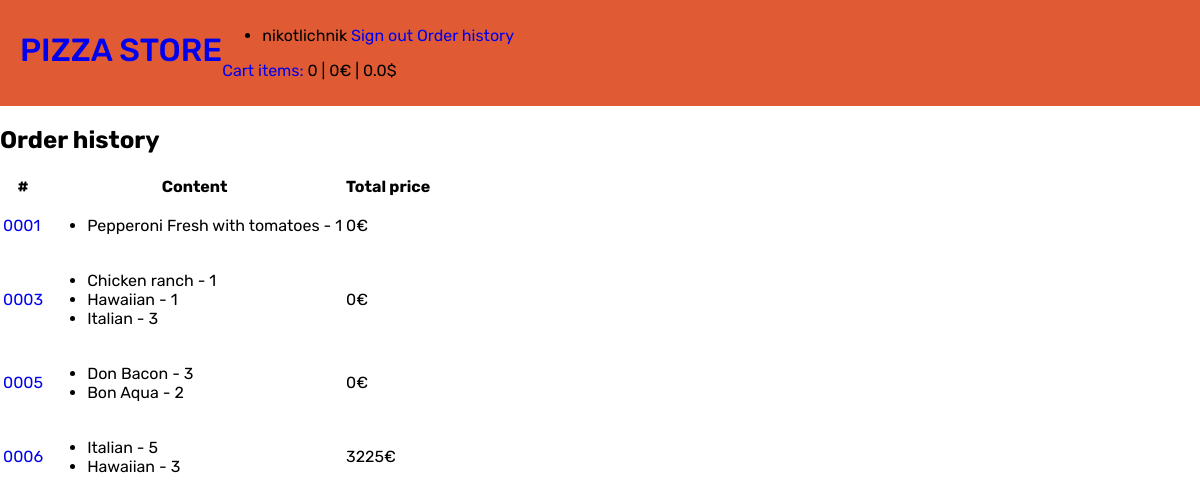
The app's page /orders (signed in), older data.
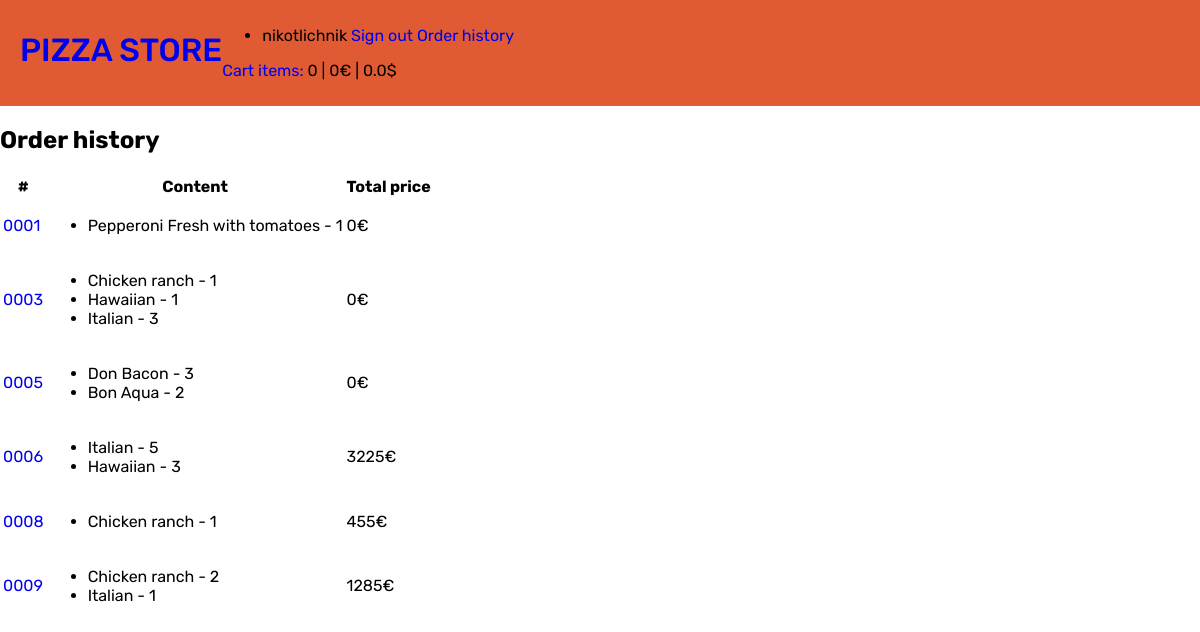
The same page, newer data.
### pizza_store_app/models.py (models this page shows, shortened)
class Order(models.Model):
    customer = models.ForeignKey(Customer, on_delete=models.CASCADE, verbose_name='Покупатель')
    date = models.DateTimeField(verbose_name='Дата', auto_now_add=True)
    address = models.TextField(verbose_name='Адрес доставки', max_length='1024')
    contact_phone = models.CharField(verbose_name='Контактный номер телефона', max_length=20)
    comment = models.TextField(verbose_name='Комментарий', max_length='1024')
    total_price = models.PositiveIntegerField(verbose_name='Итоговая цена в евро')
    class Meta:
        verbose_name = 'заказ'
        verbose_name_plural = 'заказы'

class OrderedItem(models.Model):
    order = models.ForeignKey(Order, on_delete=models.CASCADE, verbose_name='Заказ')
    product = models.ForeignKey(Product, on_delete=models.CASCADE, verbose_name='Продукт')
    quantity = models.PositiveIntegerField(verbose_name='Количество')
    price_per_item = models.PositiveIntegerField(verbose_name='Цена за шт.')
    class Meta:
        verbose_name = 'заказанный продукт'
        verbose_name_plural = 'заказанные продукты'

class Product(models.Model):
    name = models.CharField(verbose_name='Название', max_length=256)
    description = models.TextField(verbose_name='Описание', max_length=512)
    category = models.ForeignKey(Category, on_delete=models.SET_NULL, verbose_name='Категория продукта', null=True,
                                 blank=True)
    image = models.CharField(verbose_name='Файл с изображением', max_length=512)
    price = models.PositiveIntegerField(verbose_name='Цена в евро')
    class Meta:
        verbose_name = 'продукт'
        verbose_name_plural = 'продукты'

### pizza_store_app/views.py (the view)
# urls.py: path('orders', views.order_history, name='order_history'),
@login_required()
def order_history(request):
    order_list = Order.objects.filter(customer=request.user.customer)
    context = {
        'cart_info': get_user_cart_info(request.user),
        'order_list': order_list,
    }
    return render(request, 'pizza_store_app/order_history.html', context)

### pizza_store_app/views.py (called while the page is built)
def get_usd_price(eur_price):
    return round(eur_price / DOLLAR_TO_EURO_RATE, 2)

### pizza_store_app/templates/pizza_store_app/order_history.html
{% extends 'base.html' %}
{% block content %}
    <h2>Order history</h2>
    <table>
    <tr>
        <th>#</th>
        <th>Content</th>
        <th>Total price</th>
    </tr>
        {% for order in order_list %}
            <tr>
                <td><a href="{% url 'pizza_store_app:order_details' order.id %}">{{ order.id | stringformat:"04d" }}</a></td>
                <td>
                    <ul>
                        {% for ordered_item in order.ordereditem_set.all %}
                            <li>{{ ordered_item.product.name }} - {{ ordered_item.quantity }}</li>
                        {% endfor %}
                    </ul>
                </td>
            <td>{{ order.total_price }}€</td>
            </tr>
        {% endfor %}
    </table>
{% endblock %}

### templates/base.html (shortened to what this page needs)
{% load static %}
<!DOCTYPE html>
<html lang="en">
<head>
    <link rel="stylesheet" href="{% static 'css/style.css' %}">
</head>
<body>
<header class="page-header">
    <h1 class="page-header__title"><a href="{% url 'pizza_store_app:catalog' %}">PIZZA STORE</a></h1>
    <nav class="page-header__nav auth-nav">
        <ul class="auth-nav__list">
            {% if user.username %}
                <li class="auth-nav__item">
                    <span class="auth-nav__username">{{ user.username }}</span>
                    <a class="auth-nav__link" href="{% url 'loginsys_app:logout' %}">Sign out</a>
                    <a class="auth-nav__link" href="{% url 'pizza_store_app:order_history' %}">Order history</a>
                </li>
            {% endif %}
        </ul>
        <p><a href="{% url 'pizza_store_app:cart' %}">Cart items:</a> {{ cart_info.counter }} | {{ cart_info.cart_total_eur }}€ | {{ cart_info.cart_total_usd }}$</p>
    </nav>
</header>
<main class="content">
    {% block content %}{% endblock %}
</main>
</body>
</html>

### static/css/style.css (style rules this page uses)
:root { --orange: #e05b33; --darkorange: #ca4b26; --darkorange-opacity: rgba(202, 75, 38, 0.85); }
body { display: grid; grid-template-areas: 'header' 'content' 'footer'; margin: 0; font-family: 'Rubik', sans-serif; }
a { text-decoration: none; }
.page-header { display: flex; padding: 10px 20px; background-color: var(--orange); }
.page-header__title { color: white; font-weight: 500; }

Row changes from the older to the newer data that the page shows:
added Order: id "0008", total_price "455"
added OrderedItem: product.name "Chicken ranch", quantity "1", shown under "0008"
added Order: id "0009", total_price "1285"
added OrderedItem: product.name "Chicken ranch", quantity "2", shown under "0009"
added OrderedItem: product.name "Italian", quantity "1", shown under "0009"
